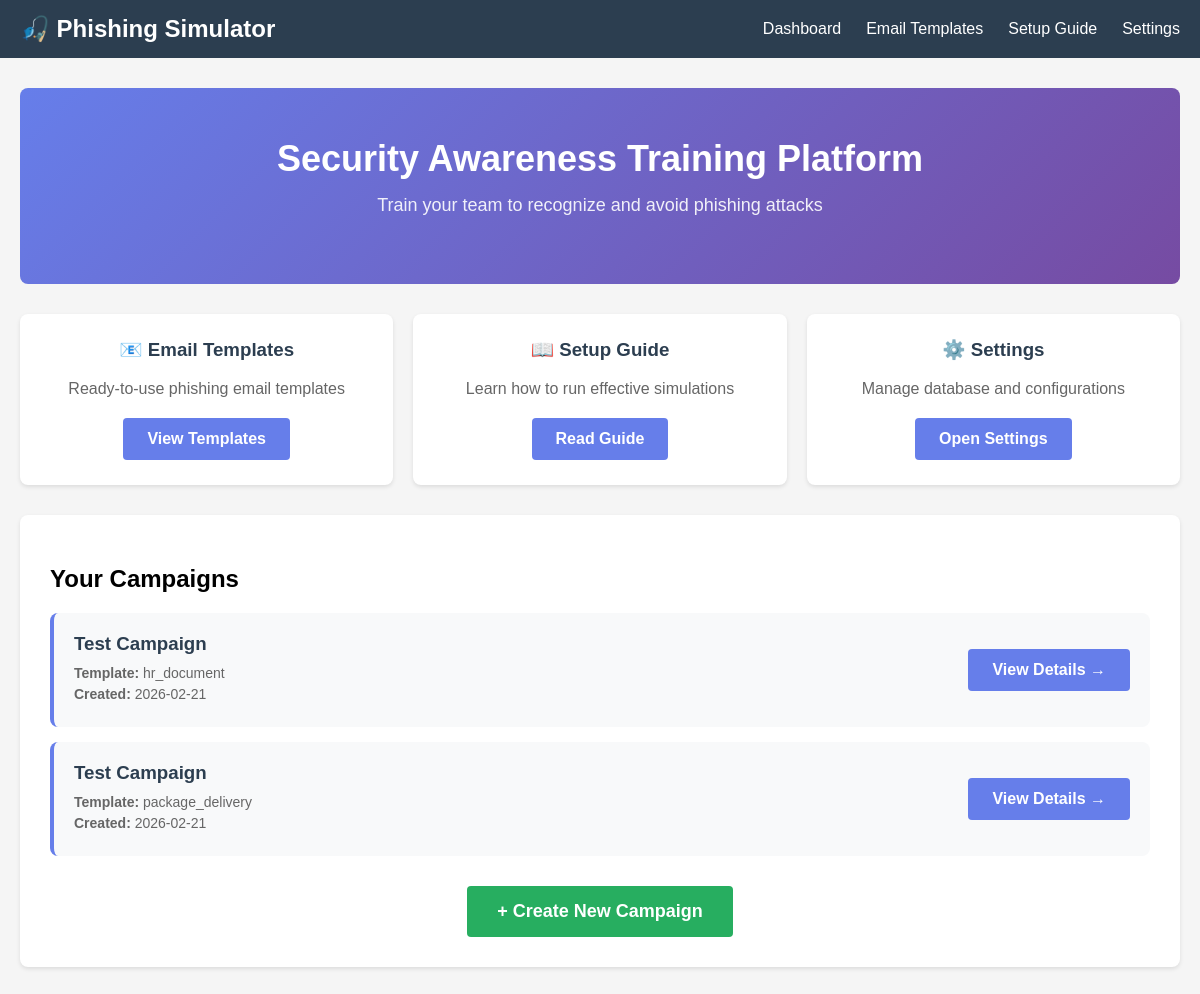
The page / on the database its author committed.
### tables this page shows
CREATE TABLE campaigns
                 (id TEXT PRIMARY KEY,
                  name TEXT,
                  template TEXT,
                  created_at TEXT);

### app.py (the view)
@app.route('/')
def home():
    conn = sqlite3.connect('phishing.db')
    c = conn.cursor()
    c.execute("SELECT * FROM campaigns ORDER BY created_at DESC")
    campaigns = c.fetchall()
    conn.close()
    return render_template('home.html', campaigns=campaigns)

### templates/home.html (shortened to what this page needs)
<!DOCTYPE html>
<html>
<head>
</head>
<body>
    <div class="nav">
        <div class="nav-container">
            <h1>🎣 Phishing Simulator</h1>
            <div class="nav-links">
                <a href="/">Dashboard</a>
                <a href="/email-templates">Email Templates</a>
                <a href="/setup-guide">Setup Guide</a>
                <a href="/settings">Settings</a>
            </div>
        </div>
    </div>
    <div class="container">
        <div class="header">
            <h2>Security Awareness Training Platform</h2>
            <p>Train your team to recognize and avoid phishing attacks</p>
        </div>
        <div class="quick-actions">
            <div class="action-card">
                <h3>📧 Email Templates</h3>
                <p>Ready-to-use phishing email templates</p>
                <a href="/email-templates" class="btn">View Templates</a>
            </div>
            <div class="action-card">
                <h3>📖 Setup Guide</h3>
                <p>Learn how to run effective simulations</p>
                <a href="/setup-guide" class="btn">Read Guide</a>
            </div>
            <div class="action-card">
                <h3>⚙️ Settings</h3>
                <p>Manage database and configurations</p>
                <a href="/settings" class="btn">Open Settings</a>
            </div>
        </div>
        <div class="card">
            <h2>Your Campaigns</h2>
            {% if campaigns %}
                <ul class="campaign-list">
                    {% for campaign in campaigns %}
                    <li class="campaign-item">
                        <div class="campaign-info">
                            <h3>{{ campaign[1] }}</h3>
                            <p><strong>Template:</strong> {{ campaign[2] }}</p>
                            <p><strong>Created:</strong> {{ campaign[3][:10] }}</p>
                        </div>
                        <a href="/campaign/{{ campaign[0] }}" class="btn">View Details →</a>
                    </li>
                    {% endfor %}
                </ul>
            {% else %}
                <div class="empty-state">
                    <h3>No campaigns yet</h3>
                    <p>Create your first phishing simulation campaign to get started</p>
                </div>
            {% endif %}
            <div style="margin-top: 30px; text-align: center;">
                <a href="/create-campaign" class="btn btn-create">+ Create New Campaign</a>
            </div>
        </div>
    </div>
</body>
</html>

### templates/home.html (style rules this page uses)
body { font-family: Arial, sans-serif; background: #f5f5f5; margin: 0; padding: 0; }
.nav { background: #2c3e50; color: white; padding: 15px 0; }
.nav-container { max-width: 1200px; margin: 0 auto; padding: 0 20px; display: flex; justify-content: space-between; align-items: center; }
.nav h1 { margin: 0; font-size: 24px; }
.nav-links { display: flex; gap: 25px; }
.nav-links a { color: white; text-decoration: none; font-weight: 500; }
.container { max-width: 1200px; margin: 0 auto; padding: 30px 20px; }
.header { background: linear-gradient(135deg, #667eea 0%, #764ba2 100%); color: white; padding: 50px 40px; border-radius: 8px; margin-bottom: 30px; text-align: center; }
.header h2 { margin: 0; font-size: 36px; }
.header p { margin-top: 15px; opacity: 0.9; font-size: 18px; }
.quick-actions { display: grid; grid-template-columns: repeat(auto-fit, minmax(250px, 1fr)); gap: 20px; margin-bottom: 30px; }
.action-card { background: white; padding: 25px; border-radius: 8px; box-shadow: 0 2px 4px rgba(0,0,0,0.1); text-align: center; transition: transform 0.2s; }
.action-card h3 { margin-top: 0; color: #2c3e50; }
.action-card p { color: #666; margin-bottom: 20px; }
.card { background: white; padding: 30px; border-radius: 8px; box-shadow: 0 2px 4px rgba(0,0,0,0.1); margin-bottom: 20px; }
.btn { display: inline-block; padding: 12px 24px; background: #667eea; color: white; text-decoration: none; border-radius: 4px; font-weight: 600; transition: background 0.3s; }
.btn-create { background: #27ae60; font-size: 18px; padding: 15px 30px; }
.campaign-list { list-style: none; padding: 0; }
.campaign-item { background: #f8f9fa; padding: 20px; margin-bottom: 15px; border-radius: 8px; border-left: 4px solid #667eea; display: flex; justify-content: space-between; align-items: center; }
.campaign-info h3 { margin: 0 0 10px 0; color: #2c3e50; }
.campaign-info p { margin: 5px 0; color: #666; font-size: 14px; }

### rows shown on the page
campaigns: name "Test Campaign", template "hr_document", created_at "2026-02-21"
campaigns: name "Test Campaign", template "package_delivery", created_at "2026-02-21"
